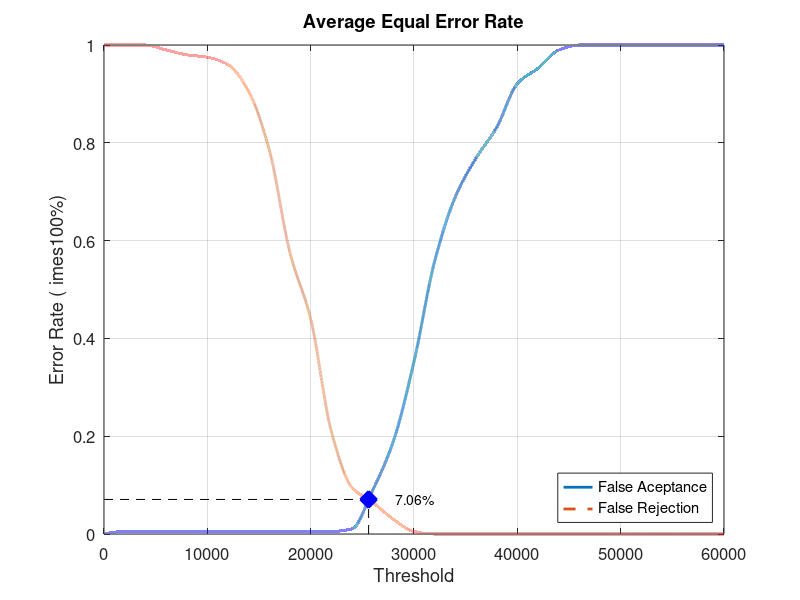
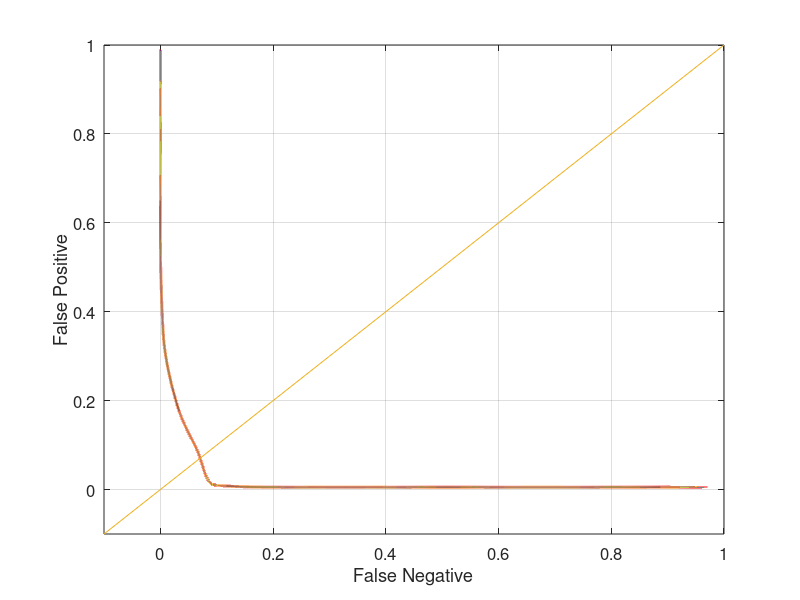

Write MATLAB code to recreate these figures, in order.
close all;
clear;
clc;
x = 0:2000:60000;
xq = 0:0.5:60000;

y0 = [0 0.00526316 0.00526316 0.00526316 0.00526316 0.00526316 0.00526316 0.00526316 0.00526316 0.00526316 0.00526316 0.00526316 0.0105263 0.0894737 0.189474 0.352632 0.557895 0.689474 0.768421 0.831579 0.921053 0.952632 0.989474 1 1 1 1 1 1 1 1]
yy0 = interp1(x, y0, xq, 'pchip');
y1 = [1 1 1 0.99 0.98 0.975 0.96 0.905 0.785 0.575 0.44 0.21 0.095 0.065 0.03 0.005 0 0 0 0 0 0 0 0 0 0 0 0 0 0 0]
yy1 = interp1(x, y1, xq, 'pchip');

% Calculating EER: 
y2 = abs(y0 - y1);
find(y2 == min(y2))
yy2 = abs(yy0 - yy1);
xEER = find(yy2 == min(yy2));
xEERIndex = xq(xEER) % X-axis EER
yEER = yy0(xEER) % Y-axis EER

main = figure
plot(xq, yy0,'-','LineWidth', 2);	hold on
plot(xq, yy1,'--','LineWidth', 2);	hold on
plot([xEERIndex xEERIndex], [0 yEER], 'k--');	hold on
plot([0 xEERIndex], [yEER yEER], 'k--');	hold on
plot(xEERIndex, yEER, 'bx', 'LineWidth', 10);	hold on
text(xEERIndex + 10 * xEERIndex / 100, yEER, [num2str(round((10000 * yEER)) / 100) '%'])
legend('False Aceptance', 'False Rejection', 'Location', 'SouthEast')
xlabel('Threshold')
ylabel('Error Rate (	imes100%)')
title('Average Equal Error Rate')
set(gca, 'FontSize', 12)
axis([0 60000 0 1])
grid on

print(main, 'Database3_2Main', '-dpng');
FNRxFPR = figure('Color', [1 1 1]);
plot(yy1, yy0, '-', yy1, yy0, 'LineWidth', 2);
hold on
y = -0.1:0.1:1
plot(y, y); 
set(gca, 'FontSize', 12)
xlabel('False Negative')
ylabel('False Positive')
axis([-0.1 1 -0.1 1])
set(gca, 'FontSize', 12)
grid on

print(FNRxFPR, 'Database3_2FNRxFPR','-dpng');
